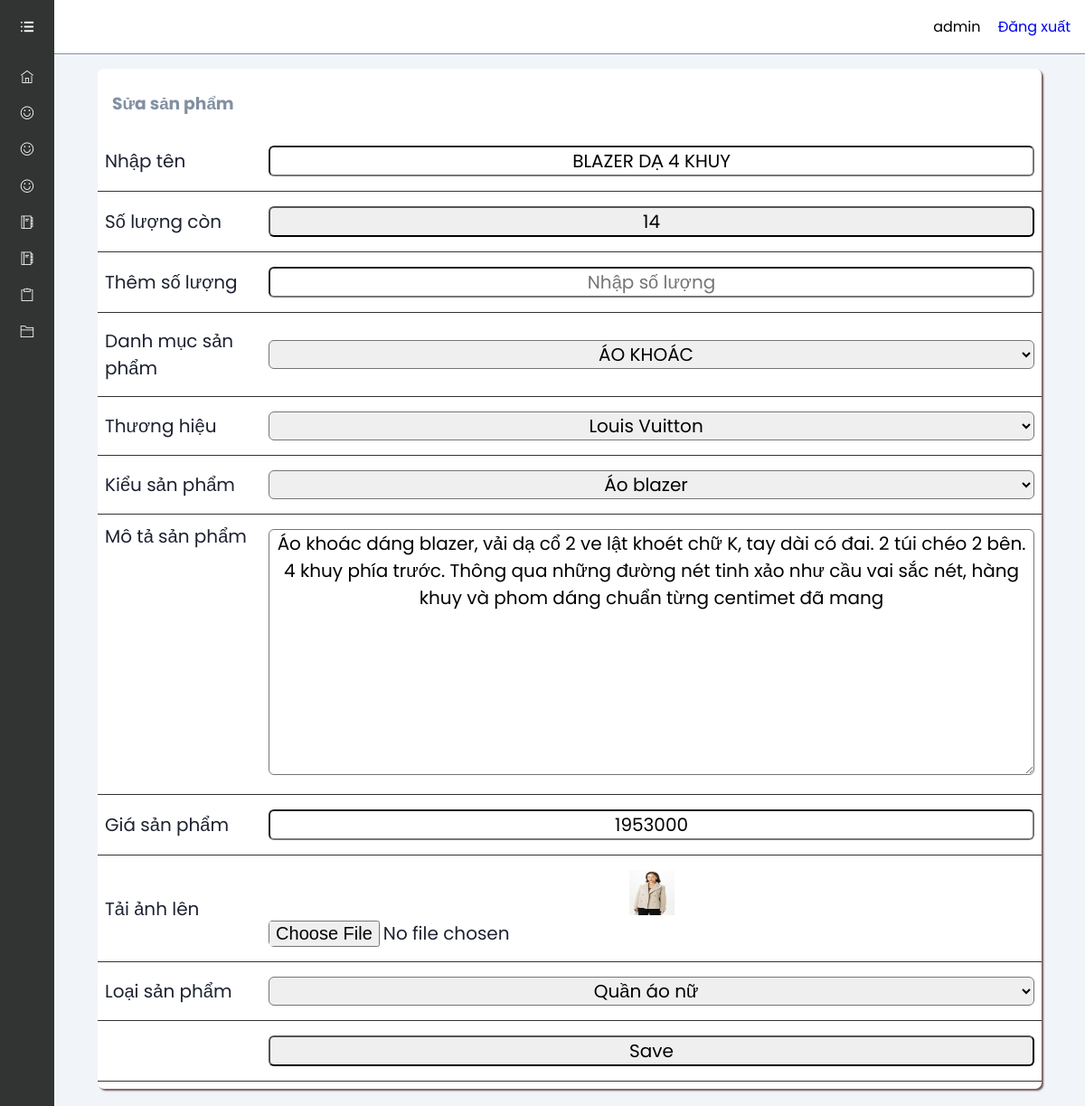
Page /admin/productedit.php?productId=86 (signed in) on the committed database.
### tables this page shows
CREATE TABLE `tbl_product` (
  `productId` int(100) NOT NULL,
  `productName` tinytext NOT NULL,
  `catId` int(110) NOT NULL,
  `brandId` int(110) NOT NULL,
  `product_desc` text NOT NULL,
  `type` int(11) NOT NULL,
  `price` bigint(255) NOT NULL,
  `image` varchar(255) NOT NULL,
  `typeProductId` int(100) NOT NULL,
  `quantity` bigint(20) NOT NULL
);

CREATE TABLE `category` (
  `catId` int(11) NOT NULL,
  `catName` varchar(255) NOT NULL
);

CREATE TABLE `tbl_brand` (
  `brandId` int(11) NOT NULL,
  `brandName` varchar(255) NOT NULL
);

CREATE TABLE `tbl_type_product` (
  `typeProductID` int(100) NOT NULL,
  `typeProductName` varchar(255) NOT NULL,
  `catID` int(11) NOT NULL
);

### lib/database.php (called while the page is built, shortened)
<?php
    Class Database{
        public $host   = DB_HOST;
        public $user   = DB_USER;
        public $pass   = DB_PASS;
        public $dbname = DB_NAME;
        public $link;
        private function connectDB(){
        $this->link = new mysqli($this->host, $this->user, $this->pass,
            $this->dbname);
        }
        public function select($query){
            $result = $this->link->query($query);
            if($result->num_rows > 0){
                return $result;
            } else {
                return false;
            }
        }
}

### classses/product.php (called while the page is built, shortened)
<?php
$filepath = realpath(dirname(__FILE__));
include_once($filepath . '/../lib/database.php');
?>
<?php
class product
{
    private $db;
    public function __construct()
    {
        $this->db = new Database();
    }
    public function getproductbyId($id)
    {
        $query = "SELECT * FROM tbl_product where productId = '$id'";
        $result = $this->db->select($query);
        return $result;
    }
}
?>

### classses/category.php (called while the page is built, shortened)
<?php
    $filepath = realpath(dirname(__FILE__));
    include_once($filepath.'/../lib/database.php');
?>
<?php
    class category
    {
        private $db;
        public function __construct()
        {
            $this->db = new Database();
        }
        public function show_category()
        {
            $query = "SELECT * FROM category order by catId desc";
            $result = $this->db->select($query);
            return $result;
        }
    }
?>

### classses/brand.php (called while the page is built, shortened)
<?php
     $filepath = realpath(dirname(__FILE__));
     include_once($filepath.'/../lib/database.php');
?>
<?php
    class brand
    {
        private $db;
        public function __construct()
        {
            $this->db = new Database();
        }
        public function show_brand()
        {
            $query = "SELECT * FROM tbl_brand order by brandId desc";
            $result = $this->db->select($query);
            return $result;
        }
    }
?>

### classses/typeProduct.php (called while the page is built, shortened)
<?php
    $filepath = realpath(dirname(__FILE__));
    include_once($filepath.'/../lib/database.php');
?>
<?php
    class typeProduct
    {
        private $db;
        public function __construct()
        {
            $this->db = new Database();
        }
        public function show_type_product()
        {
            $query = "SELECT t_pd.* , cat.catName
                FROM tbl_type_product AS t_pd INNER JOIN category AS cat ON t_pd.catID =cat.catId
                order by t_pd.typeProductID  desc";
            $result = $this->db->select($query);
            return $result;
        }
    }
?>

### admin/productedit.php (the view, shortened to what this page needs)
<!DOCTYPE html>
<html lang="en">
<head>
    <link rel="stylesheet" href="assets/font/themify-icons/themify-icons.css">
    <link rel="stylesheet" href="assets/css/sp.css">
</head>
<?php include '../classses/brand.php';?>
<?php include '../classses/category.php';?>
<?php include '../classses/product.php';?>
<?php include '../classses/typeProduct.php';?>
<?php
    $product = new product();
    if(isset($_GET['productId']) && $_GET['productId']!=NULL){
        $id = $_GET['productId'];
    } else {
        $id = $_GET['productId'];
    }
?>
<body>
    <?php include './inc/sidebar.php' ?>
    <div class="main-content">
        <?php include './inc/header.php' ?>
        <main>
            <section class="recent">
            <div class="activity-grid">
                <div class="activity-card">
                    <div class="activity-header">
                        <h3>Sửa sản phẩm</h3>
                    </div>
            <?php
                $get_product_id = $product->getproductbyId($id);
                if ($get_product_id) {
                    while ($result_product = $get_product_id->fetch_assoc()) {
            ?>
            <form action="" method="post" enctype="multipart/form-data">
            <table class="form">
                <tr>
                    <td class="form_title">
                        <label>Nhập tên</label>
                    </td>
                    <td>
                        <input type="text" name="productName" value="<?php echo $result_product['productName'] ?>" placeholder="Nhập tên sản phẩm" class="medium" />
                    </td>
                </tr>
                <tr>
                    <td class="form_title">
                        <label>Số lượng còn</label>
                    </td>
                    <td>
                        <input type="button" name="productQuantity" value="<?php echo $result_product['quantity'] ?>" placeholder="Nhập số lượng" class="medium" />
                    </td>
                </tr>
                <tr>
                    <td class="form_title">
                        <label>Thêm số lượng</label>
                    </td>
                    <td>
                        <input type="text" name="addQuantity" value="" placeholder="Nhập số lượng" class="medium" />
                    </td>
                </tr>
				<tr>
                    <td class="form_title">
                        <label>Danh mục sản phẩm</label>
                    </td>
                    <td>
                        <select id="select" name="category">
                            <?php
                                $cat = new category();
                                $catlist = $cat ->show_category();
                                if ($catlist) {
                                    while ($result = $catlist ->fetch_assoc()) {
                            ?>
                            <option
                            <?php
                                if ($result['catId'] == $result_product['catId']) {
                                    echo 'selected';
                                }
                            ?>
                            value="<?php echo $result['catId'] ?>"><?php echo $result["catName"] ?></option>
                            <?php
                                    }
                                }
                            ?>
                        </select>
                    </td>
                </tr>
				<tr>
                    <td class="form_title">
                        <label>Thương hiệu</label>
                    </td>
                    <td>
                        <select id="select" name="brand">
                            <?php
                                $brand = new brand();
                                $brandlist = $brand ->show_brand();
                                if ($brandlist) {
                                    while ($result = $brandlist ->fetch_assoc()) {
                            ?>
                            <option
                            <?php
                                if ($result['brandId'] == $result_product['brandId']) {
                                    echo 'selected';
                                }
                            ?>
                            value="<?php echo $result['brandId'] ?>"><?php echo $result["brandName"] ?></option>
                            <?php
                                    }
                                }
                            ?>
                        </select>
                    </td>
                </tr>
                <tr>
                    <td class="form_title">
                        <label>Kiểu sản phẩm</label>
                    </td>
                    <td>
                        <select id="select" name="typeProduct">
                            <?php
                                $typeProduct = new typeProduct();
                                $typeProductlist = $typeProduct ->show_type_product();
                                if ($typeProductlist) {
                                    while ($result = $typeProductlist ->fetch_assoc()) {
                            ?>
                            <option
                            <?php
                                if ($result['typeProductID'] == $result_product['typeProductId']) {
                                    echo 'selected';
                                }
                            ?>
                            value="<?php echo $result['typeProductID'] ?>"><?php echo $result["typeProductName"] ?></option>
                            <?php
                                    }
                                }
                            ?>
                        </select>
                    </td>
                </tr>
				 <tr>
                    <td class="form_title" style="vertical-align: top; padding-top: 9px;">
                        <label>Mô tả sản phẩm</label>
                    </td>
                    <td>
                        <textarea rows="9" cols="70" name="product_desc" class="tinymce"><?php echo $result_product['product_desc'] ?></textarea>
                    </td>
                </tr>
				<tr>
                    <td class="form_title">
                        <label>Giá sản phẩm</label>
                    </td>
                    <td>
                        <input type="text" name="price" value="<?php echo $result_product['price'] ?>" placeholder="Nhập giá sản phẩm" class="medium" />
                    </td>
                </tr>
                <tr>
                    <td class="form_title">
                        <label>Tải ảnh lên</label>
                    </td>
                    <td>
                        <img src="upload/<?php echo $result_product['image'] ?>" style="width: 50px; height: 50px;" ><br>
                        <input type="file" name="image" />
                    </td>
                </tr>
				<tr>
                    <td class="form_title">
                        <label>Loại sản phẩm</label>
                    </td>
                    <td>
                        <select id="select" name="type">
                            <?php
                                if($result_product['type']==0) {
                            ?>
                                <option selected value="0">Quần áo nam</option>
                                <option value="1">Quần áo nữ</option>
                                <option value="2">Quần áo trẻ em</option>
                            <?php
                                }else if($result_product['type']==1){
                            ?>
                                <option selected value="1">Quần áo nữ</option>
                            <?php
                                }else if($result_product['type']==2){
                            ?>
                                <option value="0">Quần áo nam</option>
                                <option value="1">Quần áo nữ</option>
                                <option selected value="2">Quần áo trẻ em</option>
                            <?php
                                }
                            ?>
                        </select>
                    </td>
                </tr>
				<tr>
                    <td></td>
                    <td>
                        <input type="submit" name="submit" Value="Save" />
                    </td>
                </tr>
            </table>
            </form>
            <?php
                }
            }
            ?>
            </div>
            </div>
            </section>
        </main>
    </div>
</body>
</html>

### admin/assets/css/sp.css (style rules this page uses)
:root { --main-color: #323434; --color-dark: #1D2231; --text-grey: #8390a2; }
* { font-family: 'Poppins' , sans-serif; margin: 0; padding: 0; text-decoration: none; list-style-type: none; box-sizing: border-box; }
.main-content { position: relative; margin-left: 240px; transition: margin-left 500ms; }
main { margin-top: 60px; background: #f1f5f9; min-height: 90vs; padding: 1rem 3rem; }
.activity-header { display: flex; justify-content: space-between; }
.activity-grid { display: grid; grid-template-columns: 100%; grid-column-gap: 1.5rem; }
.activity-card { margin-bottom: 1.5rem; padding-top: 0.5rem; padding-bottom: 0.5rem; box-shadow: 2px 2px 2px #6e5353; }
.activity-card { background: #fff; border-radius: 7px; }
.activity-card h3 { color: var(--text-grey); padding: 1rem; }
.activity-card table { width: 100%; border-collapse: collapse; }
tr { border-bottom: 1px solid var(--main-color); text-align: center; }
td { font-size: 12px; padding: 1rem 0.5rem; color: var(--color-dark); }
.form_title { font-size: 20px; text-align: initial; }
.form input { width: 100%; text-align: center; font-size: 20px; border-radius: 6px; outline: none; }
.form select , textarea { width: 100%; font-size: 20px; text-align: center; border-radius: 6px; }
@media only screen and (max-width:1200px) { .main-content { margin-left: 60px; } }

### rows in the picture
tbl_product: productName "BLAZER DẠ 4 KHUY", productQuantity "14", category "ÁO KHOÁC", brand "Louis Vuitton", typeProduct "Áo blazer", product_desc "Áo khoác dáng blazer, vải dạ cổ 2 ve lật khoét chữ K, tay dài có đai. 2 túi chéo 2 bên. 4 khuy phía trước. Thông qua những đường nét tinh xảo như cầu vai sắc nét, hàng khuy và phom dáng chuẩn từng centimet đã mang", price "1953000", image (picture), type "Quần áo nữ"

### other values in the picture
Session::get('adminName') "admin"
